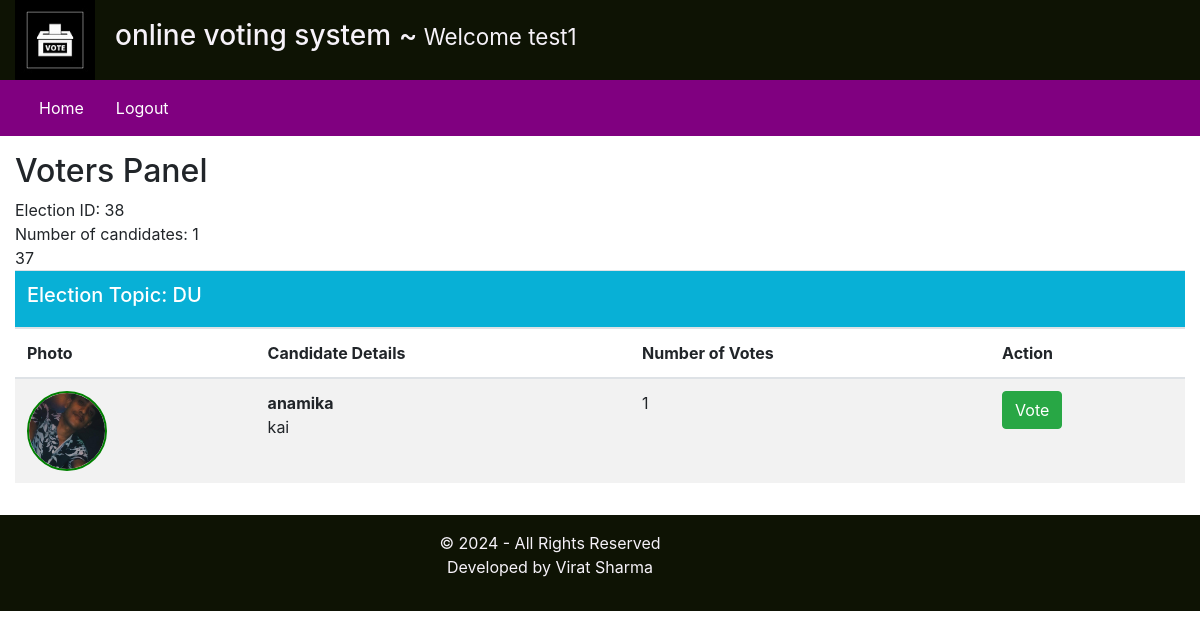
The app's page /voters/index1.php (signed in) with its own data.
### tables this page shows
CREATE TABLE IF NOT EXISTS `elections` (
  `id` int NOT NULL AUTO_INCREMENT,
  `election_topic` varchar(255) DEFAULT NULL,
  `no_of_candidate` int DEFAULT NULL,
  `starting_date` date DEFAULT NULL,
  `ending_date` date DEFAULT NULL,
  `status` varchar(45) DEFAULT NULL,
  `inserted_by` varchar(255) DEFAULT NULL,
  `inserted_on` date DEFAULT NULL,
  `max_candidates` int DEFAULT NULL,
  PRIMARY KEY (`id`)
);

CREATE TABLE IF NOT EXISTS `candidate_details` (
  `id` int NOT NULL AUTO_INCREMENT,
  `election_id` int DEFAULT NULL,
  `candidate_name` varchar(255) DEFAULT NULL,
  `candidate_details` text,
  `candidate_photo` text,
  `inserted_by` varchar(255) DEFAULT NULL,
  `inserted_on` date DEFAULT NULL,
  PRIMARY KEY (`id`)
);

### voters/index1.php (the view, shortened to what this page needs)
<?php
require_once("inc/header.php");
require_once("inc/navigation.php");
?>
<div class="row my-3">
    <div class="col-12">
        <h2>Voters Panel</h2>
        <?php
        $fetchingActiveElections = mysqli_query($db, "SELECT * FROM elections WHERE status='Active'") or die(mysqli_error($db));
        if (mysqli_num_rows($fetchingActiveElections) > 0) {
            while ($data = mysqli_fetch_assoc($fetchingActiveElections)) {
                $election_id = $data['id'];
                $election_topic = $data['election_topic'];
                ?>
                <div class="table-responsive">
                    <table class="table table-striped">
                        <thead>
                            <tr>
                                <th colspan="4" class="text-white" style="background-color:rgb(8, 176, 214);">
                                    <h5>Election Topic: <?php echo strtoupper($election_topic); ?></h5>
                                </th>
                            </tr>
                            <tr>
                                <th>Photo</th>
                                <th>Candidate Details</th>
                                <th>Number of Votes</th>
                                <th>Action</th>
                            </tr>
                        </thead>
                        <tbody>
                         <?php
                    $fetchingCandidates = mysqli_query($db, "SELECT * FROM candidate_details WHERE election_id = '".$election_id."'") or die(mysqli_error($db));
                    echo "Election ID: " . $election_id . "<br>";
                    echo "Number of candidates: " . mysqli_num_rows($fetchingCandidates) . "<br>";
                    if (mysqli_num_rows($fetchingCandidates) > 0) {
                        while ($candidatedata = mysqli_fetch_array($fetchingCandidates)) {
                            $candidate_id = $candidatedata['id'];
                            $candidate_photo = $candidatedata['candidate_photo'];
                            $fetchingVotes = mysqli_query($db, "SELECT * FROM votings WHERE candidate_id= '".$candidate_id."'") or die(mysqli_error($db));
                            $totalVotes = mysqli_num_rows($fetchingVotes);
                            ?>
<tr>
    <td><img src="<?php echo $candidate_photo; ?>" class="img-fluid" style="width: 80px; height: 80px; border: 2px solid green; border-radius: 50%; object-fit: cover;" /></td>
    <td>
        <b><?php echo $candidatedata['candidate_name']; ?></b><br>
        <?php echo $candidatedata['candidate_details']; ?>
    </td>
    <td><?php echo $totalVotes; ?></td>
    <td>
        <?php
        $checkIfVoteCasted = mysqli_query($db, "SELECT * FROM votings WHERE voters_id = '".$_SESSION['user_id']."' AND election_id = '".$election_id."'") or die(mysqli_error($db));
        $isVotedCasted = mysqli_num_rows($checkIfVoteCasted);
        if($isVotedCasted > 0) {
            $voteCastdata = mysqli_fetch_assoc($checkIfVoteCasted);
            $voteCastedtoCandidate = $voteCastdata['candidate_id'];
            if ($voteCastedtoCandidate == $candidate_id) {
                ?>
                <img src="../asset/images/th.jpg" class="img-fluid" style="width: 80px; height: 80px; border: 2px solid green; border-radius: 50%; object-fit: cover;" />
                <?php
            }
        } else {
            ?>
            <button class="btn btn-md btn-success"
                onclick="CastVote(<?php echo $election_id; ?>,
                <?php echo $candidate_id; ?>,
                <?php echo $_SESSION['user_id']; ?>)">
                Vote
            </button>
        <?php
        }
        ?>
    </td>
</tr>
        <?php
                        }
                    } else {
                        echo "<tr><td colspan='4'>No candidates available for this election.</td></tr>";
                    }
              ?>
                     </tbody>
                    </table>
                </div>
           <?php
                        }
                    } else {
                        echo "No active elections";
                    }
        ?>
    </div>
</div>
<?php
require_once("inc/footer.php");
?>

### asset/css/style.css (style rules this page uses)
.text-white { color:#fff; }

### records on screen
elections: election_topic "DU"
candidate_details: candidate_photo (picture), candidate_name "anamika", candidate_details "kai", totalVotes "1"

### other values on screen
$_SESSION['username'] "test1"
